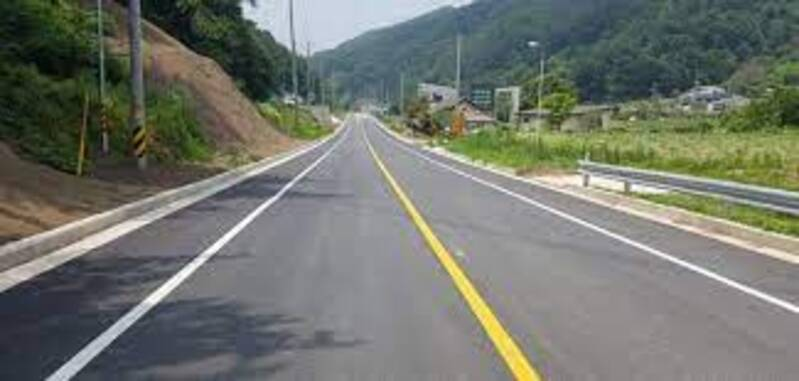
#> input picture AutoCar/Detection/image/input_image.jpg, 799 x 381 px
$ python -i detection.py   (imports and definitions only)
#> lines starting #> are read from the running program, lines starting #| are printed output that depends on the picture; after the words box and inside, x2 and y2 are one past the last pixel; in counts of white or black regions, pixels touching at a corner belong together
### AutoCar/Detection/common.py
import cv2 as cv

#camera_path = "/home/jhy/workstation/object_detection/video/video.avi"
camera_path = '/dev/video0'
#camera_path = 0

IMAGE_SHOW = True

yellow_upper = (30+10, 255, 255)
yellow_lower = (30-10, 30, 30)

# [7 lines left out: function camera_read, not called in this run]

def camera_on(dst, src):
    if IMAGE_SHOW:
        return cv.imshow(dst, src)

def grayscale_converter(frame):
    return cv.cvtColor(frame, cv.COLOR_RGB2GRAY)

def hsv_converter(frame):
    return cv.cvtColor(frame, cv.COLOR_BGR2HSV)

def add_image(frame1, alpha, frame2, beta, gamma, dtype=cv.CV_32F):
    return cv.addWeighted(frame1, alpha, frame2, beta, gamma)

def gaussian_blur(frame, kernel_size, sigma_x, sigma_y):
    return cv.GaussianBlur(frame, kernel_size, sigma_x, sigma_y)

### AutoCar/Detection/detection.py
import cv2 as cv
from cv2 import line
import numpy as np
import math
import time


from common import *
from serialcomm import *

class DetectionOfLine(object):
    def __init__(self):
        print("Create DetectionOfLine Object!")

    # [4 lines left out: function self_detection, not called in this run]


def canny_edge_detection(image):
    input_image = grayscale_converter(image)
    image_blur = cv.GaussianBlur(input_image, (5, 5), 0)
    canny_image = cv.Canny(image_blur, 50, 150)
    return canny_image

def yellow_mask(frame):
    hsv = hsv_converter(frame)
    lower = (20, 20, 100)
    upper = (40, 255, 255)
    frame_mask = cv.inRange(hsv, lower, upper)
    result = cv.bitwise_and(frame, frame, mask = frame_mask)
    return result

def roi_detection(image):
    image_mask = np.zeros_like(image)
    image_height = image.shape[0]
    image_width = image.shape[1]

    points = np.array([[(0, image_height), (0, 250), (image_width, 250), (640, image_height)]])
    cv.fillPoly(image_mask, points, 255)

    line_image = cv.bitwise_and(image, image_mask)
    return line_image

def hough_line(frame):
    rho = 1
    theta = np.pi / 180
    threshold = 20
    minLineLength = 10
    maxLineGap = 20
    lines = cv.HoughLinesP(frame, rho, theta, threshold, minLineLength, maxLineGap)

    return lines

def steer_angle(lanes):
    right_line = np.empty((0, 5), int)
    left_line = np.empty((0, 5), int)
    if lanes is not None:
        line_arr2 = np.empty((len(lanes), 5), int)

        for i in range(0, len(lanes)):
            temp = 0
            l = lanes[i][0]
            line_arr2[i] = np.append(lanes[i], np.array((np.arctan2(l[1] - l[3], l[0] - l[2]) * 180) / np.pi))

            if line_arr2[i][1] > line_arr2[i][3]:
                temp = line_arr2[i][0], line_arr2[i][1]
                line_arr2[i][0], line_arr2[i][1] = line_arr2[i][2], line_arr2[i][3]
                line_arr2[i][2], line_arr2[i][3] = temp


            if line_arr2[i][0] < 320 and (abs(line_arr2[i][4]) < 170 and abs(line_arr2[i][4]) > 95):
                left_line = np.append(left_line, line_arr2[i])
            elif line_arr2[i][0] > 320 and (abs(line_arr2[i][4]) < 170 and abs(line_arr2[i][4]) > 95):
                right_line = np.append(right_line, line_arr2[i])

    left_line = left_line.reshape(int(len(left_line) / 5), 5)
    right_line = right_line.reshape(int(len(right_line) / 5), 5)

    return left_line, right_line

def draw_lanes(frame, left_line, right_line):
    copy_image = np.copy(frame)

    try:
        left_line = left_line[left_line[:, 0].argsort()[-1]]
        left_degree = left_line[4]
        cv.line(copy_image, (left_line[0], left_line[1]), (left_line[2], left_line[3]), (255, 0, 0), 10, cv.LINE_AA)
    except:
        left_degree = 0
    try:
        right_line = right_line[right_line[:, 0].argsort()[0]]
        right_degree = right_line[4]
        cv.line(copy_image, (right_line[0], right_line[1]), (right_line[2], right_line[3]), (255, 0, 0), 10, cv.LINE_AA)
    except:
        right_degree = 0

    result_image = cv.addWeighted(frame, 1, copy_image, 1, 0)

    return result_image, left_degree, right_degree

def detection_lanes(frame):
    frame_yellow = yellow_mask(frame)
    canny = canny_edge_detection(frame_yellow)
    roi_image = roi_detection(canny)

    lines = hough_line(roi_image)
    left_line, right_line = steer_angle(lines)

    image, left, right = draw_lanes(frame, left_line, right_line)

    return image, left, right

# [52 lines left out: function direction_control, not called in this run]

>>> import cv2
>>> picture = cv2.imread('image/input_image.jpg')
#> picture is the input picture: shape (381, 799, 3); mean B, G, R 108.9, 117.5, 113.8
>>> result = detection_lanes(picture)
#> in hsv_converter, `return cv.cvtColor(frame, cv.COLOR_BGR2HSV)`: returned value: shape (381, 799, 3); mean H, S, V 69.2, 49.7, 122.8
#> in yellow_mask, `frame_mask = cv.inRange(hsv, lower, upper)`:
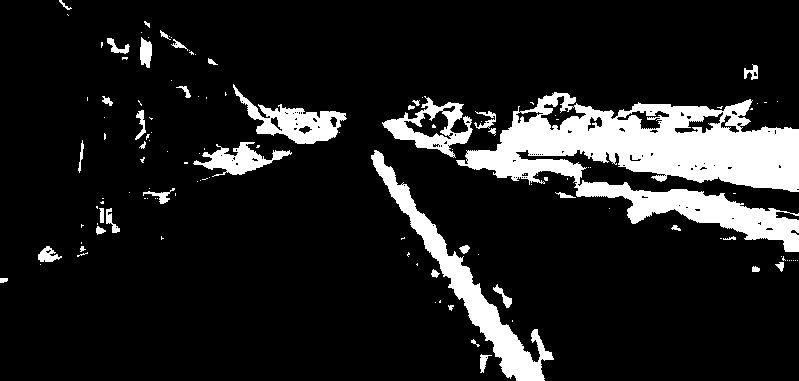
#> frame_mask: shape (381, 799); 12.7% white; 126 white regions (86 under 20 px), largest, box (x1, y1, x2, y2) and area: (456, 92, 799, 252) 24061, (371, 150, 554, 381) 5882, (233, 84, 347, 144) 2369
#> in yellow_mask, `result = cv.bitwise_and(frame, frame, mask = frame_mask)`:
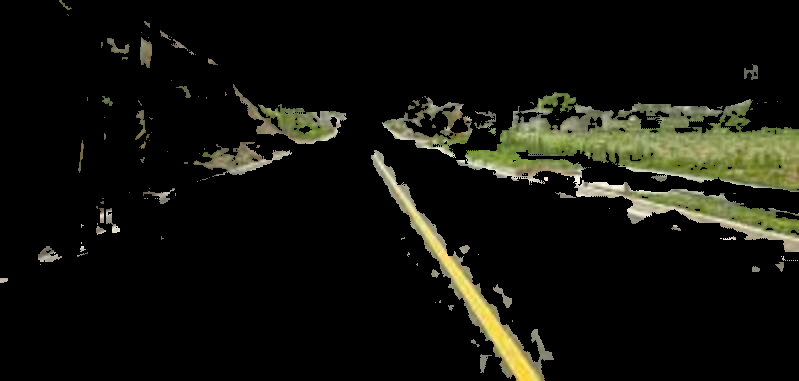
#> result: shape (381, 799, 3); mean B, G, R 12.5, 18.9, 18.4
#> in grayscale_converter, `return cv.cvtColor(frame, cv.COLOR_RGB2GRAY)`:
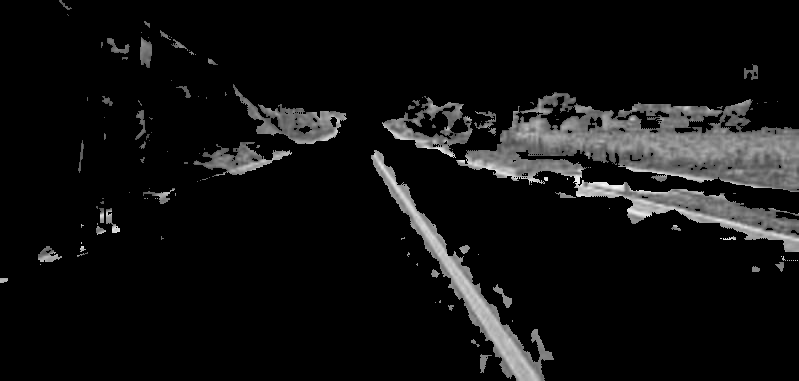
#> returned value: shape (381, 799); min 0, max 247, mean 16.9
#> in canny_edge_detection, `canny_image = cv.Canny(image_blur, 50, 150)`: canny_image: shape (381, 799); 3.2% white in thin lines or dots
#> in roi_detection, `cv.fillPoly(image_mask, points, 255)`:
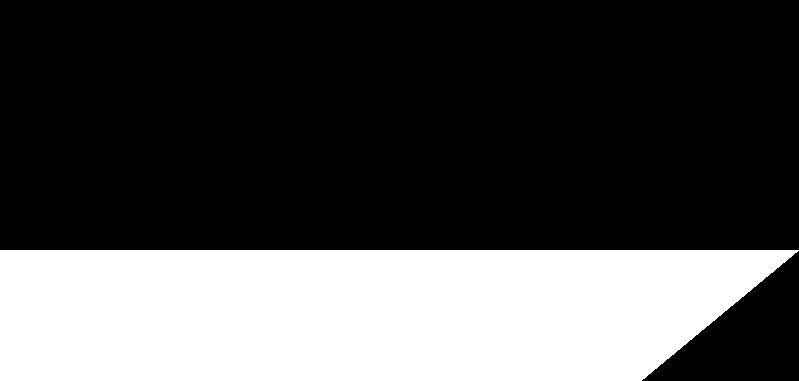
#> image_mask: shape (381, 799); 31% white; 1 white region, box (x1, y1, x2, y2) and area: (0, 250, 799, 381) 94399
#> in roi_detection, `line_image = cv.bitwise_and(image, image_mask)`:
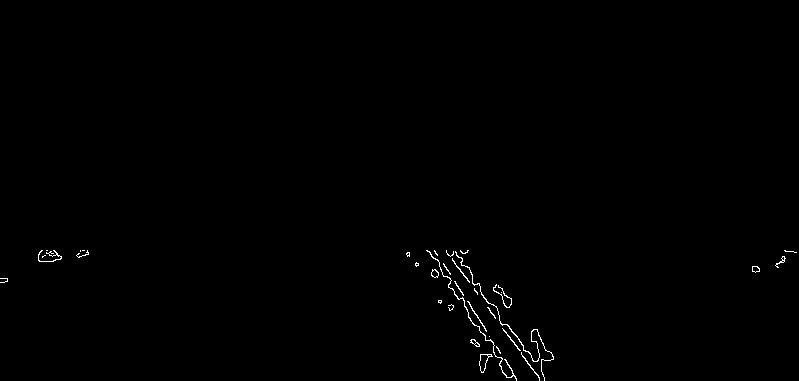
#> line_image: shape (381, 799); 0.42% white in thin lines or dots, all inside (x1, y1, x2, y2) = (0, 250, 797, 381)
#> in hough_line, `lines = cv.HoughLinesP(frame, rho, theta, threshold, minLineLength, ma..`: lines = [[503, 329, 519, 350], [469, 304, 486, 330]]
#> in steer_angle, `line_arr2 = np.empty((len(lanes), 5), int)`: line_arr2 = [[94301889877128, 0, 60129542167, 0, 94287462567832], [0, 1, 139660198091184, 94287462565920, 94287462565976]]
#> the loop in steer_angle, `for i in range(0, len(lanes)):` made 2 passes
#> (temp, right_line) on passes 1 to 2: (0, [503, 329, 519, 350, -127]), (0, [503, 329, 519, 350, -127, 469, 304, 486, 330, -123])
#> after the loop in steer_angle, `for i in range(0, len(lanes)):`: line_arr2 = [[503, 329, 519, 350, -127], [469, 304, 486, 330, -123]]
#> in steer_angle, `right_line = right_line.reshape(int(len(right_line) / 5), 5)`: right_line has the same summary as line_arr2
#> in detection_lanes, `left_line, right_line = steer_angle(lines)`: left_line = empty array; right_line has the same summary as line_arr2 in steer_angle
#> in draw_lanes, `right_line = right_line[right_line[:, 0].argsort()[0]]`: right_line = [469, 304, 486, 330, -123]
#> in draw_lanes, `right_degree = right_line[4]`: right_degree = -123
#> in draw_lanes, `cv.line(copy_image, (right_line[0], right_line[1]), (right_line[2], ri..`:
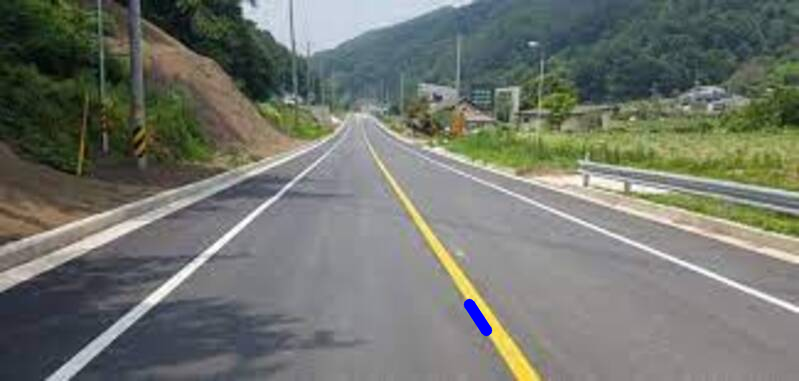
#> copy_image: shape (381, 799, 3); 0.17% of pixels changed, all inside (x1, y1, x2, y2) = (463, 298, 493, 337)
#> in draw_lanes, `result_image = cv.addWeighted(frame, 1, copy_image, 1, 0)`:
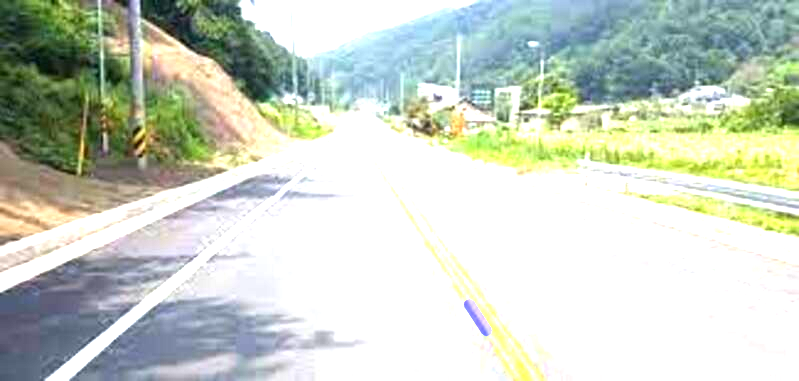
#> result_image: shape (381, 799, 3); mean B, G, R 196, 209.4, 200.8
#> in detection_lanes, `image, left, right = draw_lanes(frame, left_line, right_line)`: left = 0; right = -123
